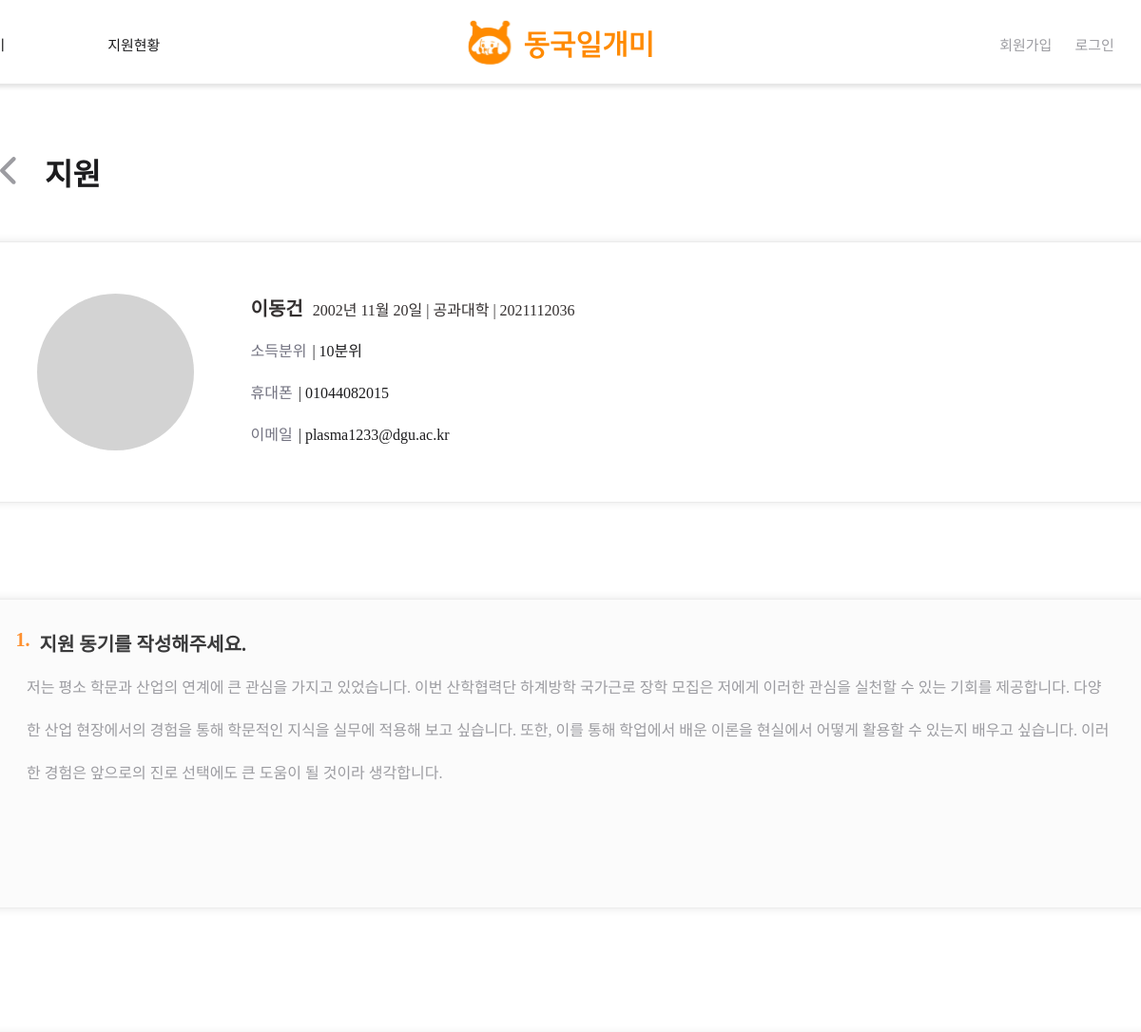
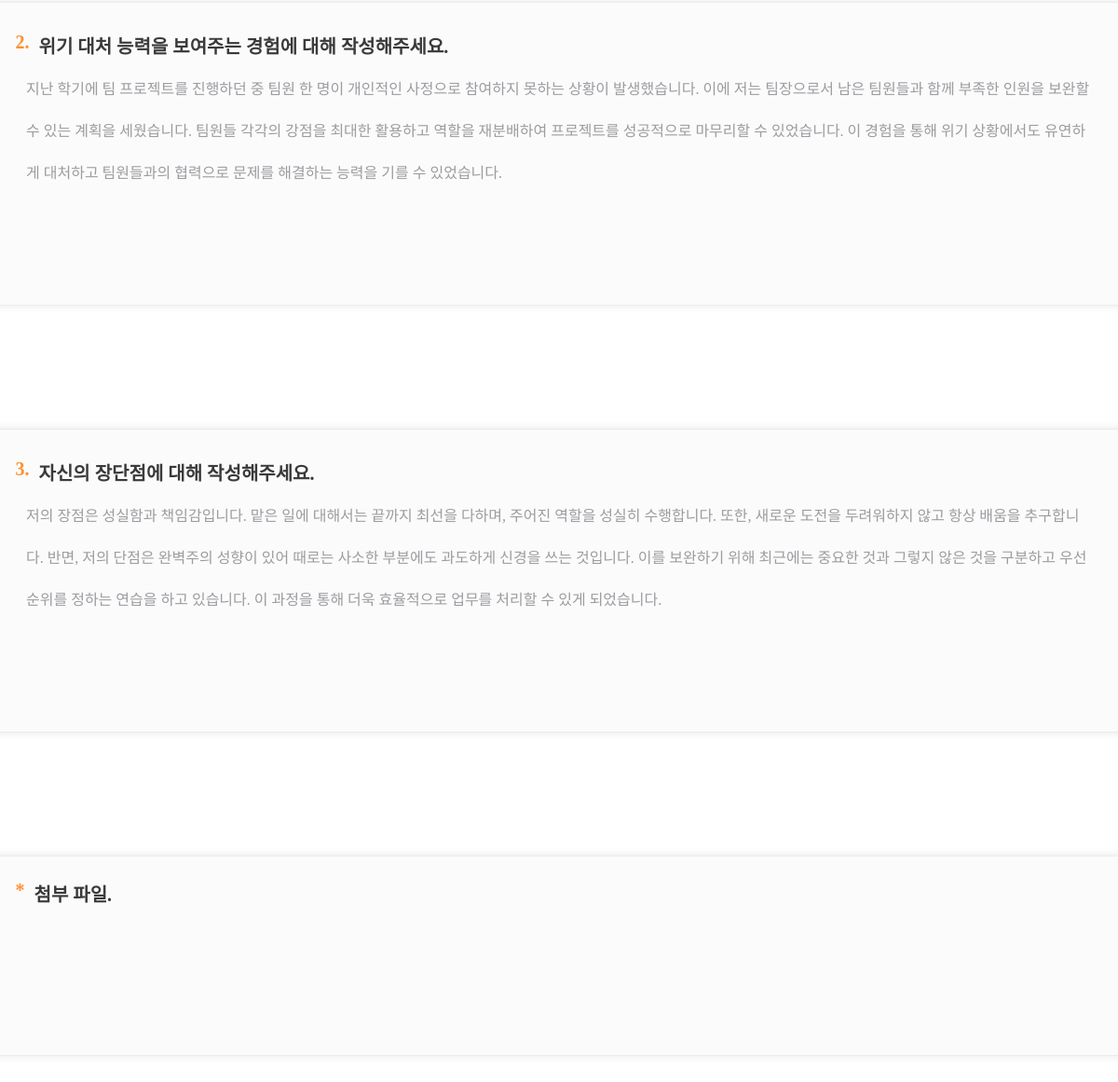
The app's page /users/staff-studentappfile/26/16 with its own data (2 pictures, top to bottom).
### accounts/models.py (models this page shows)
class Profile(models.Model):
    student_or_staff = models.CharField(max_length=20, blank=False)
    user = models.OneToOneField(User, on_delete=models.CASCADE)
    name = models.CharField(max_length=5, blank=False)
    GENDER_M = "male"
    GENDER_F = "female"
    GENDER_CHOICES = (
    	(GENDER_M, "Male"),
        (GENDER_F, "Female"),
    )
    gender = models.CharField(choices=GENDER_CHOICES, max_length=10, blank=True)
    birth = models.DateField(blank=False, null=True)
    photo = models.ImageField(upload_to="user_photo/", blank=True)
    department = models.CharField(max_length=20, blank=True)
    phone = models.CharField(max_length=20, blank=True)
    email = models.CharField(max_length=50, blank=False)
    student_number = models.CharField(max_length=10, blank=False)
    income = models.PositiveIntegerField(null=True, default=0)
    certification_student = models.FileField(upload_to="student_certification/", blank=True)
    certification_staff = models.FileField(upload_to="staff_certification/",blank=True)

### main/models.py (models this page shows, shortened)
class Answer(models.Model):
    application = models.ForeignKey(Application, null=False, blank=False, on_delete=models.CASCADE)
    question = models.ForeignKey(Question, null=False, blank=False, on_delete=models.CASCADE)
    content = models.TextField()

class Question(models.Model):
    post = models.ForeignKey(Post, null=False, blank=False, on_delete=models.CASCADE)
    content = models.TextField()

### users/views.py (the view)
# urls.py: path('staff-studentappfile/<int:post_id>/<int:student_id>', staff_studentappfile, name="staff-studentappfile"),
def staff_studentappfile(request, post_id, student_id):
    application = get_object_or_404(Application, writer_id=student_id, post_id=post_id)
    student = get_object_or_404(User, id=student_id)
    answers = Answer.objects.filter(application=application)
    return render(request, 'users/staff_studentappfile.html',{'appcliation':application, 'answers':answers, 'student':student})

### users/templates/users/staff_studentappfile.html (shortened to what this page needs)
{% extends 'base.html' %}
{% load static %}
{% block content %}
<link
    rel="stylesheet"
    type="text/css"
    href="{% static 'css/users/staff_studentappfile.css'%}"
/>
<div id="applyScreen">
    <div class="ttt">
        <div class="backBtn">
            <a href="javascript:history.back()" class="backBtnAtag">
                <img src="{% static 'images/icons/back.svg' %}" />
            </a>
            <span id="word">{{post.organization}} {{post.title}} 지원</span>
        </div>
        <div id="applyBody" class="width">
            <div class="profileBox w100">
                <div class="profile w100">
                    <div class="img">
                    </div>
                    <div class="info">
                        <div class="infoText">
                            <span id="nameEtc"><span id="nameBold">{{ student.profile.name }}</span>{{student.profile.birth}}  |  {{student.profile.department}}  |  {{student.profile.student_number}}</span>
                        </div>
                        <div class="infoText">
                            <span class="contentText">소득분위<span class="indextext">| {{student.profile.income }}분위</span></span>
                        </div>
                        <div class="infoText">
                            <span class="contentText">휴대폰<span class="indextext">| {{ student.profile.phone }}</span></span>
                        </div>
                        <div class="infoText">
                            <span class="contentText">이메일<span class="indextext">| {{ student.profile.email }}</span></span>
                        </div>
                    </div>
                </div>
            </div>
            {% for answer in answers %}
                <div class="questionBox w100">
                    <div class="question">
                        <div class="qTitle w100">
                            <span>{{ forloop.counter }}.</span> {{ answer.question.content }}
                        </div>
                        <div class="inner w100">
                            {{ answer.content }}
                        </div>
                    </div>
                </div>
            {% endfor %}
            <div class="questionBox w100" id="filebox">
                <div class="question" id="file">
                    <div class="qTitle w100" >
                        <span>*</span> 첨부 파일.
                    </div>
                    <div class="inner w100" id="fileinner">
                    </div>
                </div>
            </div>
        </div>
    </div>
</div>
{% endblock %}

### project/static/css/shared/topnav.css (style rules this page uses)
a { display: inline-block; white-space: nowrap; text-decoration-line: none; }

### project/static/css/users/staff_studentappfile.css (style rules this page uses)
#applyScreen { display: flex; flex-direction: column; width: 100%; max-width: 1400px; margin-bottom: 100px; margin-top: 40px; }
.ttt { display: flex; flex-direction: column; align-items: center; }
.backBtn { display: flex; width: 100%; justify-content: flex-start; align-items: center; gap: 30px; margin-top: 30px; margin-bottom: 50px; }
#word { color: #1C1C1E; text-align: center; font-family: "SUITE Variable"; font-size: 32px; font-style: normal; font-weight: 700; line-height: normal; }
#applyBody { display: flex; flex-direction: column; align-items: center; max-width: 1400px; gap:70px; }
.width { width: 1263px; }
.w100 { width: 100%; }
.profileBox { display: flex; justify-content: flex-start; height: 273px; flex-shrink: 0; border-radius: 12px; border: 1px solid #EBEBEB; background: #FFF; box-shadow: 0px 0px 10px 0px rgba(0, 0, 0, 0.10); }
.profile { padding: 32px 70px; display: flex; gap:60px; align-items: center; }
.img { display: flex; justify-content: center; align-items: center; width: 165px; height: 165px; border-radius:50%; background-color: #D3D3D3; overflow: hidden; }
.info { display: flex; flex-direction: column; justify-content: center; }
.infoText { display: flex; height: 44px; justify-content: flex-start; align-items: center; }
#nameEtc { color: #343030; font-family: "SUITE Variable"; font-size: 16px; font-style: normal; font-weight: 500; line-height: 45px; }
#nameBold { font-size: 20px; font-weight: 700; margin-right: 10px; }
.contentText { color: #737381; font-family: "SUITE Variable"; font-size: 16px; font-style: normal; font-weight: 500; line-height: 45px; }
.indextext { color:#1C1C1E; margin-left:6px; }
.questionBox { display: flex; min-height: 324px; margin: 31px 37px; align-items: center; justify-content: center; border-radius: 12px; border: 1px solid rgba(235, 235, 235, 0.92); background: #FBFBFB; box-shadow: 0px 0px 10px 0px rgba(0, 0, 0, 0.10); }
.question { display: flex; width: 1167px; height: 262px; align-items: center; flex-direction: column; }
.qTitle { display: flex; justify-content: flex-start; margin-bottom: 10px; color: #3a3a3b; font-family: "SUITE Variable"; font-size: 20px; font-style: normal; font-weight: 700; line-height: normal; }
.qTitle span { color: #FE902F; font-family: "SUITE Variable"; font-size: 20px; font-style: normal; font-weight: 700; line-height: normal; margin-right: 10px; }
.inner { display: flex; width: 1144px; height: 220px; flex-shrink: 0; color: #9C9CA1; font-family: "SUITE Variable"; font-size: 16px; font-style: normal; font-weight: 500; line-height: 45px; }
#filebox { min-height: 213px; }
#file { height: 164px; }
#fileinner { height: 96px; }

### project/templates/base.html (style rules this page uses)
body { display: flex; flex-direction: column; min-height: 100vh; margin: 0; }

### records on screen
Answer: question.content "지원 동기를 작성해주세요.", content "저는 평소 학문과 산업의 연계에 큰 관심을 가지고 있었습니다. 이번 산학협력단 하계방학 국가근로 장학 모집은 저에게 이러한 관심을 실천할 수 있는 기회를 제공합니다. 다양한 산업 현장에서의 경험을 통해 학문적인 지식을 실무에 적용해 보고 싶습니다. 또한, 이를 통해 학업에서 배운 이론을 현실에서 어떻게 활용할 수 있는지 배우고 싶습니다. 이러한 경험은 앞으로의 진로 선택에도 큰 도움이 될 것이라 생각합니다."
Answer: question.content "위기 대처 능력을 보여주는 경험에 대해 작성해주세요.", content "지난 학기에 팀 프로젝트를 진행하던 중 팀원 한 명이 개인적인 사정으로 참여하지 못하는 상황이 발생했습니다. 이에 저는 팀장으로서 남은 팀원들과 함께 부족한 인원을 보완할 수 있는 계획을 세웠습니다. 팀원들 각각의 강점을 최대한 활용하고 역할을 재분배하여 프로젝트를 성공적으로 마무리할 수 있었습니다. 이 경험을 통해 위기 상황에서도 유연하게 대처하고 팀원들과의 협력으로 문제를 해결하는 능력을 기를 수 있었습니다."
Answer: question.content "자신의 장단점에 대해 작성해주세요.", content "저의 장점은 성실함과 책임감입니다. 맡은 일에 대해서는 끝까지 최선을 다하며, 주어진 역할을 성실히 수행합니다. 또한, 새로운 도전을 두려워하지 않고 항상 배움을 추구합니다. 반면, 저의 단점은 완벽주의 성향이 있어 때로는 사소한 부분에도 과도하게 신경을 쓰는 것입니다. 이를 보완하기 위해 최근에는 중요한 것과 그렇지 않은 것을 구분하고 우선순위를 정하는 연습을 하고 있습니다. 이 과정을 통해 더욱 효율적으로 업무를 처리할 수 있게 되었습니다."

### other values on screen
{{ student.profile.name }} "이동건"
{{ student.profile.birth }} "2002년 11월 20일"
{{ student.profile.department }} "공과대학"
{{ student.profile.student_number }} "2021112036"
{{ student.profile.income }} "10"
{{ student.profile.phone }} "01044082015"
{{ student.profile.email }} "plasma1233@dgu.ac.kr"
